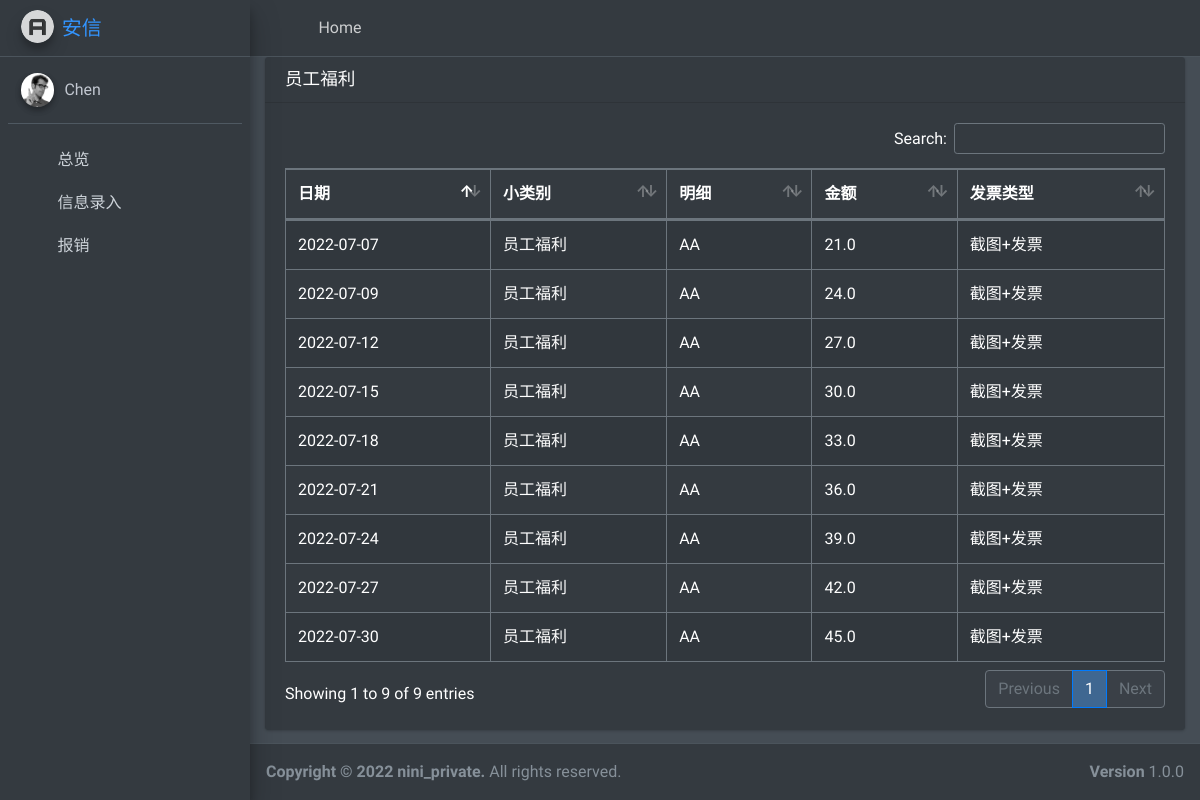
/benefit, run on an earlier commit of the app's database.
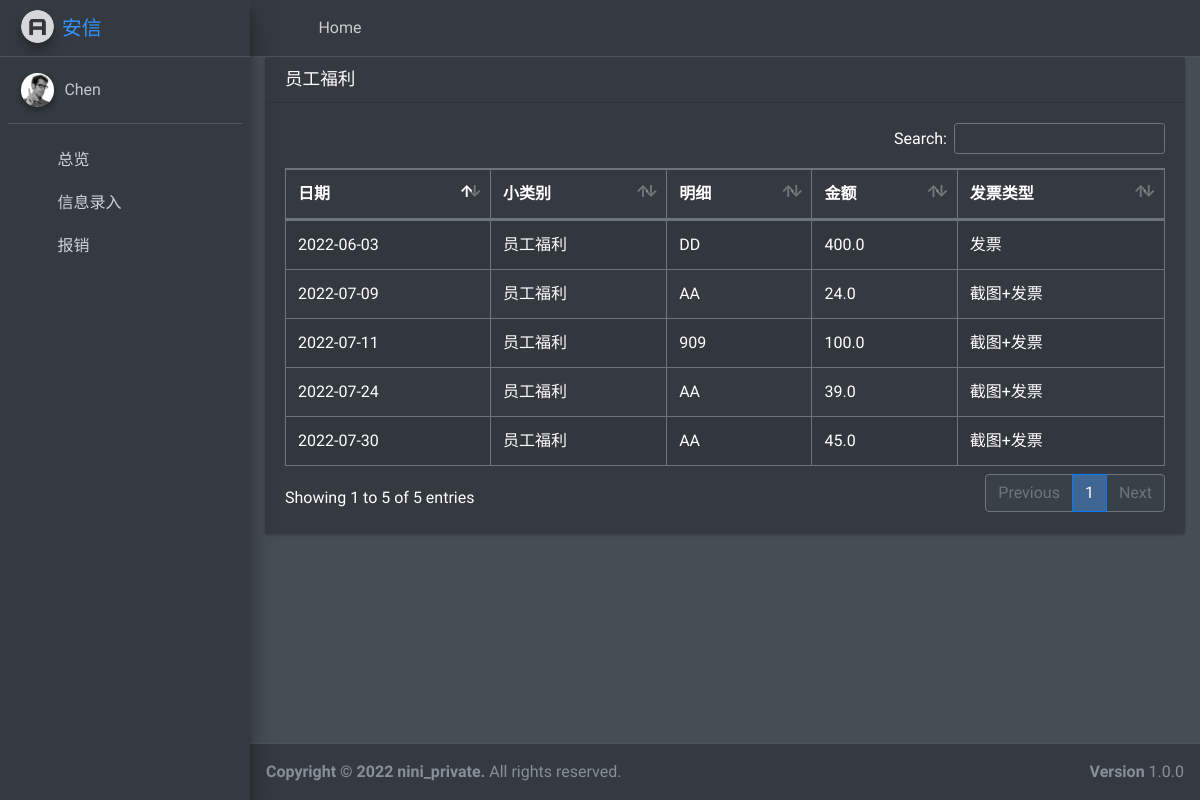
And on a later commit of the database.
### CMDB/models.py (models this page shows, shortened)
class cmdb(models.Model):
    日期 = models.DateField(null=True, blank=True)
    月份 =models.IntegerField(null=True, blank=True)
    花费地 = models.CharField(max_length=255,null=True, blank=True)
    USE_choices =(
        ('名片印制','名片印制'),
        ('日常办公','日常办公'),
        ('员工福利','员工福利')
    )
    小类别 = models.CharField(max_length=255,choices=USE_choices,null=True, blank=True)
    channel_type =(
        ('京东','京东'),
        ('淘宝','淘宝'),
        ('拼多多','拼多多'),
        ('闪送','闪送')
    )
    购买渠道 =models.CharField(max_length=255,choices=channel_type,null=True, blank=True)
    明细 = models.TextField()
    金额 = models.FloatField()
    bill_type = (
        ('截图','截图'),
        ('发票','发票'),
        ('截图+发票','截图+发票')
    )
    发票类型 =  models.CharField(max_length=255,choices=bill_type,null=True, blank=True)
    CHOICES = (
        ('yes','是'),
        ('no','否')
    )
    报销申请 = models.CharField(max_length=255,choices=CHOICES,null=True, blank=True)
    财务打款 = models.CharField(max_length=255,choices=CHOICES,null=True, blank=True)

### CMDB/views.py (the view)
# urls.py: path('benefit',views.benefit,name='benefit'),
def benefit(request):
    objs = cmdb.objects.filter(小类别='员工福利')
    for date in objs:
        date.日期 = date.日期.strftime("%Y-%m-%d")
    return render(request, 'benefit.html',context={
        'objs': objs,
    }
                  )

### CMDB/templates/benefit.html (shortened to what this page needs)
{% extends "base.html" %}
{% block content %}
   <div class="col-12">
            <div class="card">
              <div class="card-header">
                <h3 class="card-title">员工福利</h3>
              </div>
              <div class="card-body">
                <table id="example1" class="table table-bordered table-striped">
                  <thead>
                  <tr>
                      <th>日期</th>
                      <th>小类别</th>
                      <th>明细</th>
                      <th>金额</th>
                      <th>发票类型</th>
                  </tr>
                  </thead>
                  {% for message in objs %}
                      <tr>
                          <td>{{ message.日期 }}</td>
                          <td>{{ message.小类别 }}</td>
                          <td>{{ message.明细 }}</td>
                          <td>{{ message.金额 }}</td>
                          <td>{{ message.发票类型 }}</td>
                      </tr>
                  {% endfor %}
                </table>
              </div>
            </div>
          </div>
{% endblock content %}

What changed in the data, as far as the page shows it:
removed cmdb: 日期 "2022-07-07", 小类别 "员工福利", 明细 "AA", 金额 "21.0", 发票类型 "截图+发票"
removed cmdb: 日期 "2022-07-12", 小类别 "员工福利", 明细 "AA", 金额 "27.0", 发票类型 "截图+发票"
removed cmdb: 日期 "2022-07-15", 小类别 "员工福利", 明细 "AA", 金额 "30.0", 发票类型 "截图+发票"
removed cmdb: 日期 "2022-07-18", 小类别 "员工福利", 明细 "AA", 金额 "33.0", 发票类型 "截图+发票"
removed cmdb: 日期 "2022-07-21", 小类别 "员工福利", 明细 "AA", 金额 "36.0", 发票类型 "截图+发票"
removed cmdb: 日期 "2022-07-27", 小类别 "员工福利", 明细 "AA", 金额 "42.0", 发票类型 "截图+发票"
added cmdb: 日期 "2022-07-11", 小类别 "员工福利", 明细 "909", 金额 "100.0", 发票类型 "截图+发票"
added cmdb: 日期 "2022-06-03", 小类别 "员工福利", 明细 "DD", 金额 "400.0", 发票类型 "发票"
Also different on the page:
text written by a page script: "Search: Showing 1 to 9 of 9 entries Previous 1 Next" → "Search: Showing 1 to 5 of 5 entries Previous 1 Next"
